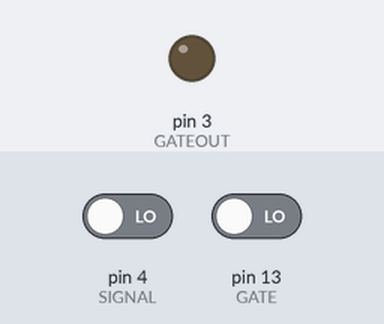
A sketch run on a simulated Arduino Uno, built with avr-gcc and run on an emulated ATmega328P. Parts: output pins drawn as LEDs (lit = HIGH). The test bench sets the inputs (shaded band); at power-on: pin 13 (GATE) LOW, pin 4 (SIGNAL) LOW. Pins used as bus, display or sensor lines are not drawn.

Above: at 1.2 s.
1.3 s: pin 13 (GATE) driven HIGH
At 1.8 s:
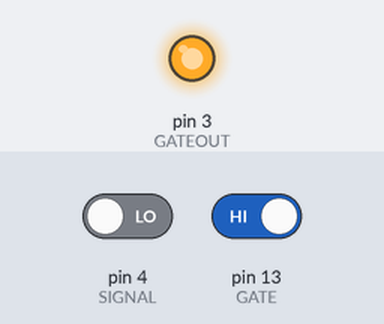
4.3 s: pin 13 (GATE) driven LOW
At 5.3 s:
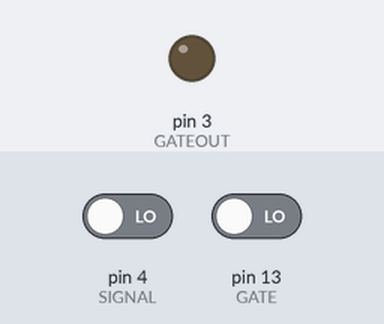
Timing chart, 0 to 7.3 s (numbered marks = the images above; inputs shaded):
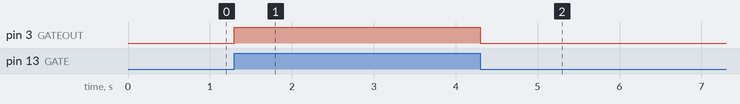

Measured:
- after the input at 1.3 s, pin 3 (GATEOUT): LOW → HIGH at once
- after the input at 4.3 s, pin 3 (GATEOUT): HIGH → LOW at once

The sketch:

photogate.ino
```cpp
#define MAXLEN 100
#define BLOCKERWIDTH 0.007

enum {
    GATEOUT = 3,
    SIGNAL = 4,
    VCC = 12,
    GATE = 13,
} Pins;

typedef enum GateState {
    BLOCKED,
    OPEN,
} GateState;

struct {
    int num;
    GateState gate;
    GateState lastgate;
    unsigned long starttime;
} state;

void setup() {
    Serial.begin(9600);
    pinMode(GATE, INPUT);
    pinMode(VCC, OUTPUT);
    pinMode(GATEOUT, OUTPUT);
    pinMode(SIGNAL, INPUT);
    state.gate = OPEN;
    digitalWrite(VCC, HIGH);
}

void loop() {
    digitalWrite(GATEOUT, digitalRead(GATE));
    updatestate();
    if (state.gate != state.lastgate)
        state.gate == BLOCKED ? gateblocked() : gateopen();
}

void gateblocked() {
    state.starttime = millis();
}

void gateopen() {
    unsigned long duration = millis() - state.starttime;
    Serial.println(BLOCKERWIDTH / (duration / 1000.0));
}

/* updatestate: update the program state with board state */
void updatestate() {
    state.lastgate = state.gate;
    if (digitalRead(SIGNAL))
        state.gate = OPEN;
    else
        state.gate = BLOCKED;
}
```
